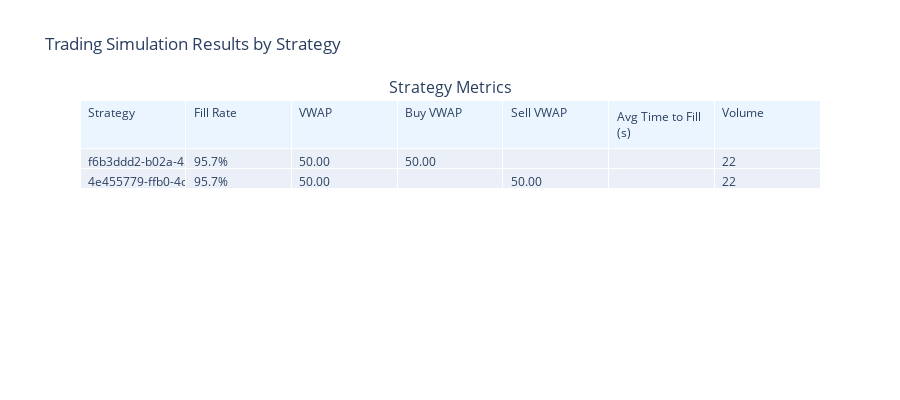
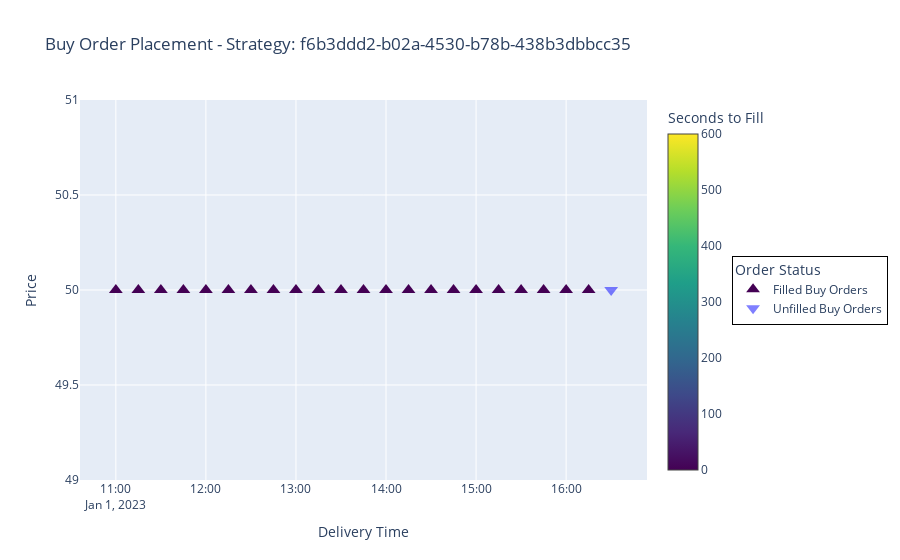
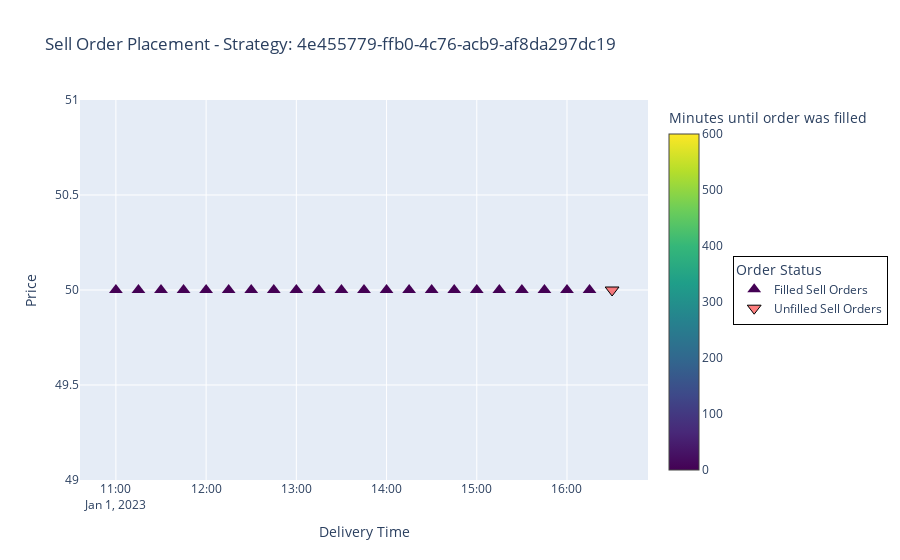

These figures' notebook cell, in order:
### Code cell
import datetime
import pandas as pd
import matplotlib.pyplot as plt
from src.sim import TradingSimulation

# Setup simulation timeframe (just 3 steps)
start_time = datetime.datetime(2023, 1, 1, 10, 0)
end_time = datetime.datetime(2023, 1, 1, 15, 30)
time_step = datetime.timedelta(minutes=15)

# Create two strategies with matching prices
buy_strategy = FixedOrderStrategy(price=50.0, quantity=1, side='buy')
sell_strategy = FixedOrderStrategy(price=50.0, quantity=1, side='sell')

# Create minimal clearing mechanism
clearing = MinimalClearing()

# Setup and run simulation
sim = TradingSimulation(
    start_time=start_time,
    end_time=end_time,
    time_step=time_step,
    strategies=[buy_strategy, sell_strategy],
    clearing_mechanism=clearing
)


# After running simulation
results = sim.run()
metrics = sim.analyze()

# Create visualizer
from src.plot import SimulationVisualizer
viz = SimulationVisualizer(metrics, results)

# View all plots organized by strategy
viz.create_dashboard().show()

# Or view specific plots
viz.plot_buy_orders(strategy_id=buy_strategy.id).show()
viz.plot_sell_orders(strategy_id=sell_strategy.id).show()

# Or get specific metrics
fill_rates = sim.analyze(metrics=["fill_rate"])

# Display fill rates by strategy
print("Fill rates by strategy:")
for strategy_id, data in fill_rates["fill_rate"].items():
    print(f"{strategy_id}: {data['fill_rate']:.2%}")

# Visualize time to fill
time_to_fill = sim.analyze(metrics=["time_to_fill"])

# Create a bar chart of mean time to fill by strategy
plt.figure(figsize=(10, 6))
strategies = []
times = []

for strategy_id, data in time_to_fill["time_to_fill"].items():
    if 'mean_seconds' in data:  # Check if there were filled orders
        strategies.append(strategy_id)
        times.append(data['mean_seconds'])


# Compare execution prices
execution_prices = sim.analyze(metrics=["execution_prices"])

### Figure 1 — Plotly figure (JSON) as saved in the notebook; plotly's stock layout.template omitted (floating-point values rounded to 4 significant figures)
{"data": [{"cells": {"align": "left", "values": [["f6b3ddd2-b02a-4530-b78b-438b3dbbcc35", "4e455779-ffb0-4c76-acb9-af8da297dc19"], ["95.7%", "95.7%"], ["50.00", "50.00"], ["50.00", ""], ["", "50.00"], ["", ""], ["22", "22"]]}, "domain": {"x": [0, 1], "y": [0, 1]}, "header": {"align": "left", "fill": {"color": ["rgb(235, 245, 255)", "rgb(235, 245, 255)", "rgb(235, 245, 255)", "rgb(235, 245, 255)", "rgb(235, 245, 255)", "rgb(235, 245, 255)", "rgb(235, 245, 255)"]}, "font": {"size": 12}, "values": ["Strategy", "Fill Rate", "VWAP", "Buy VWAP", "Sell VWAP", "Avg Time to Fill (s)", "Volume"]}, "type": "table"}], "layout": {"annotations": [{"font": {"size": 16}, "showarrow": false, "text": "Strategy Metrics", "x": 0.5, "xanchor": "center", "xref": "paper", "y": 1, "yanchor": "bottom", "yref": "paper"}], "height": 400, "showlegend": false, "title": {"text": "Trading Simulation Results by Strategy"}}}

### Figure 2 — Plotly figure (JSON) as saved in the notebook; plotly's stock layout.template omitted (floating-point values rounded to 4 significant figures)
{"data": [{"customdata": [["f6b3ddd2-b02a-4530-b78b-438b3dbbcc35", "2023-01-01 10:00", 0, 1], ["f6b3ddd2-b02a-4530-b78b-438b3dbbcc35", "2023-01-01 10:15", 0, 1], ["f6b3ddd2-b02a-4530-b78b-438b3dbbcc35", "2023-01-01 10:30", 0, 1], ["f6b3ddd2-b02a-4530-b78b-438b3dbbcc35", "2023-01-01 10:45", 0, 1], ["f6b3ddd2-b02a-4530-b78b-438b3dbbcc35", "2023-01-01 11:00", 0, 1], ["f6b3ddd2-b02a-4530-b78b-438b3dbbcc35", "2023-01-01 11:15", 0, 1], ["f6b3ddd2-b02a-4530-b78b-438b3dbbcc35", "2023-01-01 11:30", 0, 1], ["f6b3ddd2-b02a-4530-b78b-438b3dbbcc35", "2023-01-01 11:45", 0, 1], ["f6b3ddd2-b02a-4530-b78b-438b3dbbcc35", "2023-01-01 12:00", 0, 1], ["f6b3ddd2-b02a-4530-b78b-438b3dbbcc35", "2023-01-01 12:15", 0, 1], ["f6b3ddd2-b02a-4530-b78b-438b3dbbcc35", "2023-01-01 12:30", 0, 1], ["f6b3ddd2-b02a-4530-b78b-438b3dbbcc35", "2023-01-01 12:45", 0, 1], ["f6b3ddd2-b02a-4530-b78b-438b3dbbcc35", "2023-01-01 13:00", 0, 1], ["f6b3ddd2-b02a-4530-b78b-438b3dbbcc35", "2023-01-01 13:15", 0, 1], ["f6b3ddd2-b02a-4530-b78b-438b3dbbcc35", "2023-01-01 13:30", 0, 1], ["f6b3ddd2-b02a-4530-b78b-438b3dbbcc35", "2023-01-01 13:45", 0, 1], ["f6b3ddd2-b02a-4530-b78b-438b3dbbcc35", "2023-01-01 14:00", 0, 1], ["f6b3ddd2-b02a-4530-b78b-438b3dbbcc35", "2023-01-01 14:15", 0, 1], ["f6b3ddd2-b02a-4530-b78b-438b3dbbcc35", "2023-01-01 14:30", 0, 1], ["f6b3ddd2-b02a-4530-b78b-438b3dbbcc35", "2023-01-01 14:45", 0, 1], ["f6b3ddd2-b02a-4530-b78b-438b3dbbcc35", "2023-01-01 15:00", 0, 1], ["f6b3ddd2-b02a-4530-b78b-438b3dbbcc35", "2023-01-01 15:15", 0, 1]], "hovertemplate": "Price: %{y:.2f}<br>Delivery Time: %{x}<br>Status: %{customdata[0]}<br>Time to Fill: %{marker.color} minutes<br><extra></extra>", "marker": {"cmax": 600, "cmin": 0, "color": [0.0, 0.0, 0.0, 0.0, 0.0, 0.0, 0.0, 0.0, 0.0, 0.0, 0.0, 0.0, 0.0, 0.0, 0.0, 0.0, 0.0, 0.0, 0.0, 0.0, 0.0, 0.0], "colorbar": {"title": {"text": "Seconds to Fill"}}, "colorscale": [[0, "#440154"], [0.1111, "#482878"], [0.2222, "#3e4989"], [0.3333, "#31688e"], [0.4444, "#26828e"], [0.5556, "#1f9e89"], [0.6667, "#35b779"], [0.7778, "#6ece58"], [0.8889, "#b5de2b"], [1, "#fde725"]], "size": 12, "symbol": "triangle-up"}, "mode": "markers", "name": "Filled Buy Orders", "opacity": 1, "type": "scatter", "x": ["2023-01-01T11:00:00.000000000", "2023-01-01T11:15:00.000000000", "2023-01-01T11:30:00.000000000", "2023-01-01T11:45:00.000000000", "2023-01-01T12:00:00.000000000", "2023-01-01T12:15:00.000000000", "2023-01-01T12:30:00.000000000", "2023-01-01T12:45:00.000000000", "2023-01-01T13:00:00.000000000", "2023-01-01T13:15:00.000000000", "2023-01-01T13:30:00.000000000", "2023-01-01T13:45:00.000000000", "2023-01-01T14:00:00.000000000", "2023-01-01T14:15:00.000000000", "2023-01-01T14:30:00.000000000", "2023-01-01T14:45:00.000000000", "2023-01-01T15:00:00.000000000", "2023-01-01T15:15:00.000000000", "2023-01-01T15:30:00.000000000", "2023-01-01T15:45:00.000000000", "2023-01-01T16:00:00.000000000", "2023-01-01T16:15:00.000000000"], "y": [50.0, 50.0, 50.0, 50.0, 50.0, 50.0, 50.0, 50.0, 50.0, 50.0, 50.0, 50.0, 50.0, 50.0, 50.0, 50.0, 50.0, 50.0, 50.0, 50.0, 50.0, 50.0]}, {"customdata": [["f6b3ddd2-b02a-4530-b78b-438b3dbbcc35", "2023-01-01 15:30", 1]], "hovertemplate": "Price: %{y:.2f}<br>Delivery Time: %{x}<br>Status: %{customdata[0]}<br>Time to Fill: %{marker.color} minutes<br><extra></extra>", "marker": {"cmax": 600, "cmin": 0, "color": "rgba(0, 0, 255, 0.5)", "colorscale": [[0, "#440154"], [0.1111, "#482878"], [0.2222, "#3e4989"], [0.3333, "#31688e"], [0.4444, "#26828e"], [0.5556, "#1f9e89"], [0.6667, "#35b779"], [0.7778, "#6ece58"], [0.8889, "#b5de2b"], [1, "#fde725"]], "opacity": 1, "size": 12, "symbol": "triangle-down"}, "mode": "markers", "name": "Unfilled Buy Orders", "opacity": 1, "type": "scatter", "x": ["2023-01-01T16:30:00.000000000"], "y": [50.0]}], "layout": {"hovermode": "closest", "legend": {"bgcolor": "white", "bordercolor": "black", "borderwidth": 1, "title": {"text": "Order Status"}, "x": 1.15, "xanchor": "left", "y": 0.5, "yanchor": "middle"}, "title": {"text": "Buy Order Placement - Strategy: f6b3ddd2-b02a-4530-b78b-438b3dbbcc35"}, "xaxis": {"title": {"text": "Delivery Time"}}, "yaxis": {"title": {"text": "Price"}}}}

### Figure 3 — Plotly figure (JSON) as saved in the notebook; plotly's stock layout.template omitted (floating-point values rounded to 4 significant figures)
{"data": [{"customdata": [["4e455779-ffb0-4c76-acb9-af8da297dc19", "2023-01-01 10:00", 0, 1], ["4e455779-ffb0-4c76-acb9-af8da297dc19", "2023-01-01 10:15", 0, 1], ["4e455779-ffb0-4c76-acb9-af8da297dc19", "2023-01-01 10:30", 0, 1], ["4e455779-ffb0-4c76-acb9-af8da297dc19", "2023-01-01 10:45", 0, 1], ["4e455779-ffb0-4c76-acb9-af8da297dc19", "2023-01-01 11:00", 0, 1], ["4e455779-ffb0-4c76-acb9-af8da297dc19", "2023-01-01 11:15", 0, 1], ["4e455779-ffb0-4c76-acb9-af8da297dc19", "2023-01-01 11:30", 0, 1], ["4e455779-ffb0-4c76-acb9-af8da297dc19", "2023-01-01 11:45", 0, 1], ["4e455779-ffb0-4c76-acb9-af8da297dc19", "2023-01-01 12:00", 0, 1], ["4e455779-ffb0-4c76-acb9-af8da297dc19", "2023-01-01 12:15", 0, 1], ["4e455779-ffb0-4c76-acb9-af8da297dc19", "2023-01-01 12:30", 0, 1], ["4e455779-ffb0-4c76-acb9-af8da297dc19", "2023-01-01 12:45", 0, 1], ["4e455779-ffb0-4c76-acb9-af8da297dc19", "2023-01-01 13:00", 0, 1], ["4e455779-ffb0-4c76-acb9-af8da297dc19", "2023-01-01 13:15", 0, 1], ["4e455779-ffb0-4c76-acb9-af8da297dc19", "2023-01-01 13:30", 0, 1], ["4e455779-ffb0-4c76-acb9-af8da297dc19", "2023-01-01 13:45", 0, 1], ["4e455779-ffb0-4c76-acb9-af8da297dc19", "2023-01-01 14:00", 0, 1], ["4e455779-ffb0-4c76-acb9-af8da297dc19", "2023-01-01 14:15", 0, 1], ["4e455779-ffb0-4c76-acb9-af8da297dc19", "2023-01-01 14:30", 0, 1], ["4e455779-ffb0-4c76-acb9-af8da297dc19", "2023-01-01 14:45", 0, 1], ["4e455779-ffb0-4c76-acb9-af8da297dc19", "2023-01-01 15:00", 0, 1], ["4e455779-ffb0-4c76-acb9-af8da297dc19", "2023-01-01 15:15", 0, 1]], "hovertemplate": "Price: %{y:.2f}<br>Delivery Time: %{x}<br>Status: %{customdata[0]}<br>Time to Fill: %{marker.color} minutes<br><extra></extra>", "marker": {"cmax": 600, "cmin": 0, "color": [0.0, 0.0, 0.0, 0.0, 0.0, 0.0, 0.0, 0.0, 0.0, 0.0, 0.0, 0.0, 0.0, 0.0, 0.0, 0.0, 0.0, 0.0, 0.0, 0.0, 0.0, 0.0], "colorbar": {"title": {"text": "Minutes until order was filled"}}, "colorscale": [[0, "#440154"], [0.1111, "#482878"], [0.2222, "#3e4989"], [0.3333, "#31688e"], [0.4444, "#26828e"], [0.5556, "#1f9e89"], [0.6667, "#35b779"], [0.7778, "#6ece58"], [0.8889, "#b5de2b"], [1, "#fde725"]], "size": 12, "symbol": "triangle-up"}, "mode": "markers", "name": "Filled Sell Orders", "opacity": 1, "type": "scatter", "x": ["2023-01-01T11:00:00.000000000", "2023-01-01T11:15:00.000000000", "2023-01-01T11:30:00.000000000", "2023-01-01T11:45:00.000000000", "2023-01-01T12:00:00.000000000", "2023-01-01T12:15:00.000000000", "2023-01-01T12:30:00.000000000", "2023-01-01T12:45:00.000000000", "2023-01-01T13:00:00.000000000", "2023-01-01T13:15:00.000000000", "2023-01-01T13:30:00.000000000", "2023-01-01T13:45:00.000000000", "2023-01-01T14:00:00.000000000", "2023-01-01T14:15:00.000000000", "2023-01-01T14:30:00.000000000", "2023-01-01T14:45:00.000000000", "2023-01-01T15:00:00.000000000", "2023-01-01T15:15:00.000000000", "2023-01-01T15:30:00.000000000", "2023-01-01T15:45:00.000000000", "2023-01-01T16:00:00.000000000", "2023-01-01T16:15:00.000000000"], "y": [50.0, 50.0, 50.0, 50.0, 50.0, 50.0, 50.0, 50.0, 50.0, 50.0, 50.0, 50.0, 50.0, 50.0, 50.0, 50.0, 50.0, 50.0, 50.0, 50.0, 50.0, 50.0]}, {"customdata": [["4e455779-ffb0-4c76-acb9-af8da297dc19", "2023-01-01 15:30", 1]], "hovertemplate": "Price: %{y:.2f}<br>Delivery Time: %{x}<br>Status: %{customdata[0]}<br>Time to Fill: %{marker.color} minutes<br><extra></extra>", "marker": {"cmax": 600, "cmin": 0, "color": "rgba(255, 0, 0, 0.5)", "colorscale": [[0, "#440154"], [0.1111, "#482878"], [0.2222, "#3e4989"], [0.3333, "#31688e"], [0.4444, "#26828e"], [0.5556, "#1f9e89"], [0.6667, "#35b779"], [0.7778, "#6ece58"], [0.8889, "#b5de2b"], [1, "#fde725"]], "line": {"color": "black", "width": 1}, "size": 12, "symbol": "triangle-down"}, "mode": "markers", "name": "Unfilled Sell Orders", "opacity": 1, "type": "scatter", "x": ["2023-01-01T16:30:00.000000000"], "y": [50.0]}], "layout": {"hovermode": "closest", "legend": {"bgcolor": "white", "bordercolor": "black", "borderwidth": 1, "title": {"text": "Order Status"}, "x": 1.15, "xanchor": "left", "y": 0.5, "yanchor": "middle"}, "title": {"text": "Sell Order Placement - Strategy: 4e455779-ffb0-4c76-acb9-af8da297dc19"}, "xaxis": {"title": {"text": "Delivery Time"}}, "yaxis": {"title": {"text": "Price"}}}}
